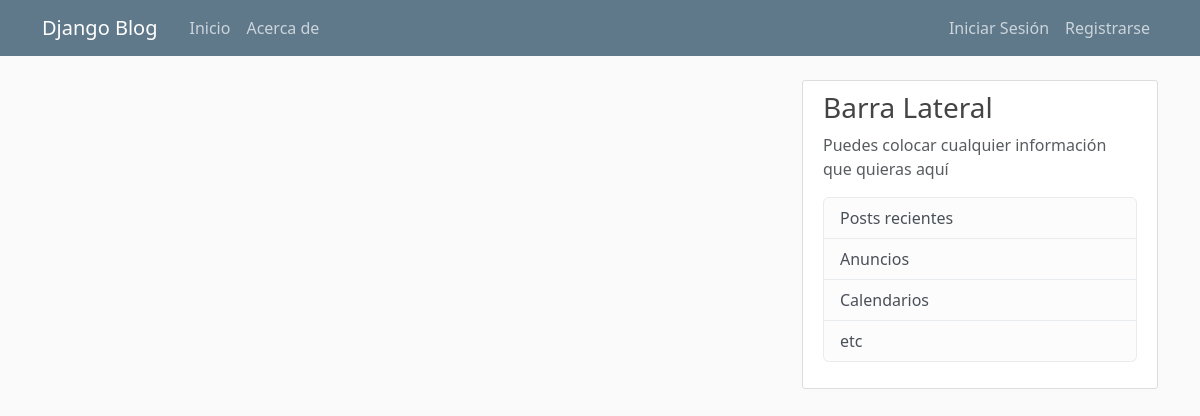
The app's page /, older data.
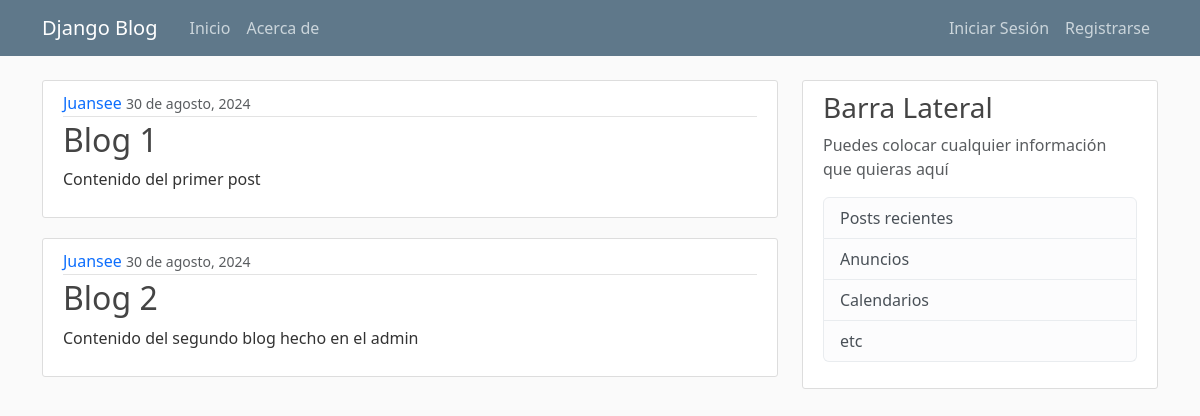
The same page, newer data.
### blog/models.py (models this page shows, shortened)
class Post(models.Model):
    title = models.CharField(max_length=100)
    content = models.TextField()
    date_posted = models.DateTimeField(default=timezone.now)
    author = models.ForeignKey(User, on_delete=models.CASCADE)

### blog/views.py (the view)
# urls.py: 2. Add a URL to urlpatterns:  path('', views.home, name='home')
def home(request):
    context={
        "posts":Post.objects.all()
    }
    return render(request, "blog/home.html",context)

### blog/templates/blog/home.html
{% extends "blog/base.html" %}
{% block content %}
    {% for post in posts %}
        <article class="media content-section">
          <div class="media-body">
            <div class="article-metadata">
              <a class="mr-2" href="#">{{ post.author }}</a>
              <small class="text-muted">{{ post.date_posted|date:"d"}} de {{ post.date_posted|date:"F, Y" }}</small>
            </div>
            <h2><a class="article-title" href="#">{{ post.title }}</a></h2>
            <p class="article-content">{{ post.content }}</p>
          </div>
        </article>
    {% endfor %}
{% endblock content %}

### blog/templates/blog/base.html (shortened to what this page needs)
{% load static %}
<!DOCTYPE html>
<html lang="en">
<head>
    <link href="https://cdn.jsdelivr.net/npm/bootstrap@5.3.3/dist/css/bootstrap.min.css" rel="stylesheet">
    <link rel="stylesheet" type="text/css" href="{% static 'blog/main.css' %}">
</head>
<body>
  <header class="site-header">
    <nav class="navbar navbar-expand-md navbar-dark bg-steel fixed-top">
      <div class="container">
        <a class="navbar-brand me-4" href="{% url 'blog-home' %}">Django Blog</a>
        <div class="collapse navbar-collapse" id="navbarToggle">
          <div class="navbar-nav me-auto">
            <a class="nav-item nav-link" href="{% url 'blog-home' %}">Inicio</a>
            <a class="nav-item nav-link" href="{% url 'blog-about' %}">Acerca de</a>
          </div>
          <div class="navbar-nav">
            {% if user.is_authenticated %}
              <a class="nav-item nav-link" href="{% url 'profile' %}">Perfil</a>
              <a class="nav-item nav-link" href="{% url 'logout' %}">Cerrar sesión</a>
            {% else %}
              <a class="nav-item nav-link" href="{% url 'login' %}">Iniciar Sesión</a>
              <a class="nav-item nav-link" href="{% url 'register' %}">Registrarse</a>
            {% endif %}
          </div>
        </div>
      </div>
    </nav>
  </header>
  <main role="main" class="container">
    <div class="row">
      <div class="col-md-8">
        {% block content %}{% endblock %}
      </div>
      <div class="col-md-4">
        <div class="content-section">
          <h3>Barra Lateral</h3>
          <p class='text-muted'>Puedes colocar cualquier información que quieras aquí
            <ul class="list-group">
              <li class="list-group-item list-group-item-light">Posts recientes</li>
              <li class="list-group-item list-group-item-light">Anuncios</li>
              <li class="list-group-item list-group-item-light">Calendarios</li>
              <li class="list-group-item list-group-item-light">etc</li>
            </ul>
          </p>
        </div>
      </div>
    </div>
  </main>
</body>
</html>

### blog/static/blog/main.css (style rules this page uses)
body { background: #fafafa; color: #333333; margin-top: 5rem; }
h1, h2, h3, h4, h5, h6 { color: #444444; }
ul { margin: 0; }
.bg-steel { background-color: #5f788a; }
.site-header .navbar-nav .nav-link { color: #cbd5db; }
.content-section { background: #ffffff; padding: 10px 20px; border: 1px solid #dddddd; border-radius: 3px; margin-bottom: 20px; }
.article-title { color: #444444; }
a.article-title,a.mr-2 { text-decoration: none; }
.article-content { white-space: pre-line; }
.article-metadata { padding-bottom: 1px; margin-bottom: 4px; border-bottom: 1px solid #e3e3e3 }

Row changes from the older to the newer data that the page shows:
added Post: author "Juansee", date_posted "30", date_posted "agosto, 2024", title "Blog 1", content "Contenido del primer post"
added Post: author "Juansee", date_posted "30", date_posted "agosto, 2024", title "Blog 2", content "Contenido del segundo blog hecho en el admin"
